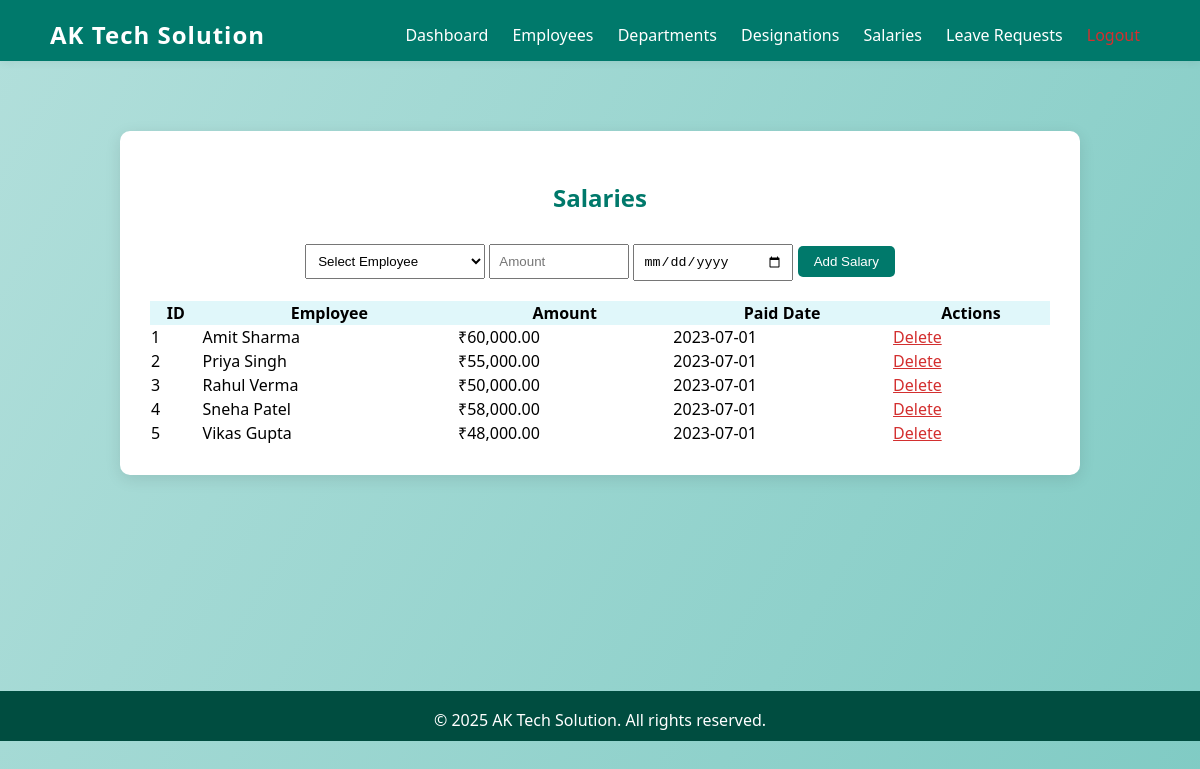
The page /salary.php (signed in) on the database its author committed.
### tables this page shows
CREATE TABLE salaries (
    id INT AUTO_INCREMENT PRIMARY KEY,
    employee_id INT,
    amount DECIMAL(10,2),
    paid_date DATE,
    FOREIGN KEY (employee_id) REFERENCES employees(id)
);

CREATE TABLE employees (
    id INT AUTO_INCREMENT PRIMARY KEY,
    name VARCHAR(100),
    email VARCHAR(100),
    phone VARCHAR(20),
    gender VARCHAR(10),
    department VARCHAR(100),
    designation VARCHAR(100),
    salary DECIMAL(10,2),
    join_date DATE,
    photo VARCHAR(255)
);

### salary.php (the view, shortened to what this page needs)
<?php
require_once 'includes/db.php';
include 'includes/header.php';
$salaries = $conn->query('SELECT s.*, e.name FROM salaries s LEFT JOIN employees e ON s.employee_id = e.id ORDER BY s.id ASC');
?>
<div class="dashboard-container">
    <h2 class="dashboard-title">Salaries</h2>
    <form method="POST" style="margin-bottom:20px;text-align:center;">
        <select name="employee_id" required style="padding:8px;width:180px;">
            <option value="">Select Employee</option>
        </select>
        <input type="number" name="amount" placeholder="Amount" step="0.01" min="0" required style="padding:8px;width:120px;">
        <input type="date" name="paid_date" required style="padding:8px;width:140px;">
        <button type="submit" name="add_salary" style="padding:8px 16px;background:#00796b;color:#fff;border:none;border-radius:5px;">Add Salary</button>
    </form>
    <div style="overflow-x:auto;">
    <table style="width:100%;border-collapse:collapse;">
        <thead>
            <tr style="background:#e0f7fa;">
                <th>ID</th>
                <th>Employee</th>
                <th>Amount</th>
                <th>Paid Date</th>
                <th>Actions</th>
            </tr>
        </thead>
        <tbody>
        <?php while($row = $salaries->fetch_assoc()): ?>
            <tr>
                <td><?php echo $row['id']; ?></td>
                <td><?php echo htmlspecialchars($row['name']); ?></td>
                <td>₹<?php echo number_format($row['amount'],2); ?></td>
                <td><?php echo htmlspecialchars($row['paid_date']); ?></td>
                <td>
                    <a href="salary.php?delete=<?php echo $row['id']; ?>" style="color:#d32f2f;" onclick="return confirm('Delete this salary record?');">Delete</a>
                </td>
            </tr>
        <?php endwhile; ?>
        </tbody>
    </table>
    </div>
</div>
<?php include 'includes/footer.php'; ?>

### css/style.css (style rules this page uses)
body { background: linear-gradient(120deg, #b2dfdb 0%, #80cbc4 100%); font-family: 'Segoe UI', Arial, sans-serif; min-height: 100vh; margin: 0; }
.dashboard-container { max-width: 900px; margin: 40px auto; padding: 30px; background: #fff; border-radius: 10px; box-shadow: 0 4px 16px rgba(0,0,0,0.10); }
.dashboard-title { color: #00796b; text-align: center; margin-bottom: 30px; }

### rows shown on the page
salaries: id "1", employee.name "Amit Sharma", amount "60,000.00", paid_date "2023-07-01"
salaries: id "2", employee.name "Priya Singh", amount "55,000.00", paid_date "2023-07-01"
salaries: id "3", employee.name "Rahul Verma", amount "50,000.00", paid_date "2023-07-01"
salaries: id "4", employee.name "Sneha Patel", amount "58,000.00", paid_date "2023-07-01"
salaries: id "5", employee.name "Vikas Gupta", amount "48,000.00", paid_date "2023-07-01"

### other values the page prints
$company_name "AK Tech Solution"
